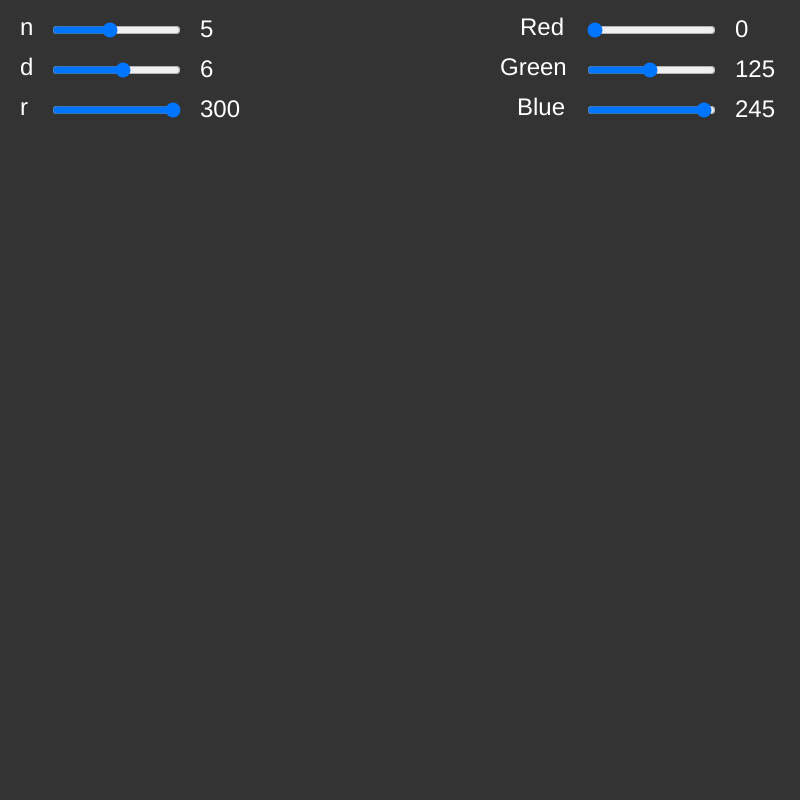
Frame 1 (no input)
Frame 60 (no input): identical to frame 1, image omitted
Frame 120 (the mouse pressed at the canvas centre since frame 60): identical to frame 1, image omitted

The p5.js sketch that drew this single still picture (run headless with seeded random() and noise() and a simulated clock; from frame 60 on, the mouse is pressed at the canvas centre):

// p5.js sketch
// ── sketch.js
let n, d, r, red, green, blue, 
		sliderN, sliderD, sliderR, sliderRed, sliderGreen, sliderBlue;
let points = [];

function setup() {
	createCanvas(800,	800);
	sliderN = createSlider(1, 10, 5);
	sliderD = createSlider(1, 10, 6);
	sliderR = createSlider(100, 300, 300, 5);
	sliderRed = createSlider(0, 255, 0, 5);
	sliderGreen = createSlider(0, 255, 125, 5);
	sliderBlue = createSlider(0, 255, 245, 5);
	sliderN.position(50, 20);
	sliderD.position(50, 60);
	sliderR.position(50, 100);
	sliderRed.position(585, 20);
	sliderGreen.position(585, 60);
	sliderBlue.position(585, 100);
}

function draw() {
	background(51);
	fill(255);

	n = sliderN.value();
	d = sliderD.value();
	r = sliderR.value();
	red = sliderRed.value();
	green = sliderGreen.value();
	blue = sliderBlue.value();
	k = n / d;

	textSize(24);
	text('n', 20, 35);
	text(n, 200, 37);
	text('d', 20, 75);
	text(d, 200, 77);
	text('r', 20, 115);
	text(r, 200, 117);
	text('Red', 520, 35);
	text(red, 735, 37);
	text('Green', 500, 75);
	text(green, 735, 77);
	text('Blue', 517, 115);
	text(blue, 735, 117);

	push();
	
	translate(400, 450);
	
	// find a way to sequentially add a new point at the next
	// position along the arc, then update it to fade out
	// and eventually remove it


	// for (let a = 0; a < TWO_PI * d; a += 0.5) {
	// 	fill(red, green, blue);
	// 	let rad = r * cos(k * a);
	// 	let x = rad * cos(a);
	// 	let y = rad * sin(a);
	// 	points.push(new Point(x, y));
	// }

	
	pop();


}

class Point {
	constructor(x, y) {
		this.x = x;
		this.y = y;
		this.w = 4;
		this.a = 255;
		this.to_delete = false;
	}

	show() {
		ellipse(this.x, this.y, this.w, this.w);
	}

	update() {
		// fade out
		// set threshold
		// set to be deleted
	}
}
